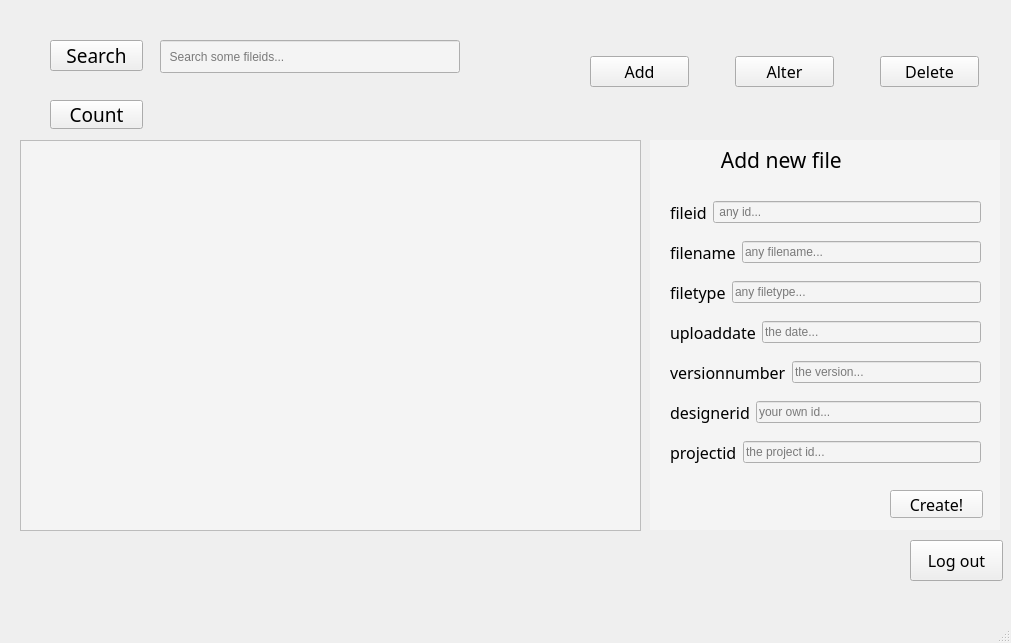
<?xml version="1.0" encoding="UTF-8"?>
<ui version="4.0">
 <class>designerpage</class>
 <widget class="QMainWindow" name="designerpage">
  <property name="geometry">
   <rect>
    <x>0</x>
    <y>0</y>
    <width>1011</width>
    <height>643</height>
   </rect>
  </property>
  <property name="windowTitle">
   <string>MainWindow</string>
  </property>
  <property name="styleSheet">
   <string notr="true">#designerpage{
border-image: url(:/picture1.png);
}</string>
  </property>
  <widget class="QWidget" name="centralwidget">
   <widget class="QPushButton" name="pushButton">
    <property name="geometry">
     <rect>
      <x>1420</x>
      <y>100</y>
      <width>93</width>
      <height>29</height>
     </rect>
    </property>
    <property name="text">
     <string>Delete</string>
    </property>
   </widget>
   <widget class="QPushButton" name="pushButton_alter">
    <property name="geometry">
     <rect>
      <x>1310</x>
      <y>100</y>
      <width>93</width>
      <height>28</height>
     </rect>
    </property>
    <property name="text">
     <string>Alter</string>
    </property>
   </widget>
   <widget class="QStackedWidget" name="controlPage">
    <property name="geometry">
     <rect>
      <x>1200</x>
      <y>180</y>
      <width>321</width>
      <height>391</height>
     </rect>
    </property>
    <property name="styleSheet">
     <string notr="true">background-color: rgb(255, 255, 255);</string>
    </property>
    <property name="currentIndex">
     <number>0</number>
    </property>
    <widget class="QWidget" name="page_3">
     <widget class="QLabel" name="label">
      <property name="geometry">
       <rect>
        <x>30</x>
        <y>90</y>
        <width>67</width>
        <height>20</height>
       </rect>
      </property>
      <property name="text">
       <string>projectid</string>
      </property>
     </widget>
     <widget class="QLineEdit" name="setid">
      <property name="geometry">
       <rect>
        <x>130</x>
        <y>90</y>
        <width>141</width>
        <height>25</height>
       </rect>
      </property>
      <property name="placeholderText">
       <string>add id</string>
      </property>
     </widget>
     <widget class="QLabel" name="label_2">
      <property name="geometry">
       <rect>
        <x>20</x>
        <y>140</y>
        <width>91</width>
        <height>20</height>
       </rect>
      </property>
      <property name="text">
       <string>projectname</string>
      </property>
     </widget>
     <widget class="QLabel" name="label_3">
      <property name="geometry">
       <rect>
        <x>30</x>
        <y>190</y>
        <width>71</width>
        <height>20</height>
       </rect>
      </property>
      <property name="text">
       <string>startdate</string>
      </property>
     </widget>
     <widget class="QLabel" name="label_4">
      <property name="geometry">
       <rect>
        <x>30</x>
        <y>240</y>
        <width>71</width>
        <height>20</height>
       </rect>
      </property>
      <property name="text">
       <string>enddate</string>
      </property>
     </widget>
     <widget class="QLabel" name="label_5">
      <property name="geometry">
       <rect>
        <x>40</x>
        <y>300</y>
        <width>67</width>
        <height>20</height>
       </rect>
      </property>
      <property name="text">
       <string>status</string>
      </property>
     </widget>
     <widget class="QLineEdit" name="setname">
      <property name="geometry">
       <rect>
        <x>130</x>
        <y>140</y>
        <width>141</width>
        <height>25</height>
       </rect>
      </property>
      <property name="placeholderText">
       <string>add name</string>
      </property>
     </widget>
     <widget class="QLineEdit" name="setstart">
      <property name="geometry">
       <rect>
        <x>130</x>
        <y>190</y>
        <width>141</width>
        <height>25</height>
       </rect>
      </property>
      <property name="placeholderText">
       <string>add startdate</string>
      </property>
     </widget>
     <widget class="QLineEdit" name="setend">
      <property name="geometry">
       <rect>
        <x>130</x>
        <y>240</y>
        <width>141</width>
        <height>25</height>
       </rect>
      </property>
      <property name="placeholderText">
       <string>add enddate</string>
      </property>
     </widget>
     <widget class="QLabel" name="label_6">
      <property name="geometry">
       <rect>
        <x>90</x>
        <y>40</y>
        <width>128</width>
        <height>20</height>
       </rect>
      </property>
      <property name="lineWidth">
       <number>4</number>
      </property>
      <property name="text">
       <string>  Add new project</string>
      </property>
      <property name="indent">
       <number>-1</number>
      </property>
     </widget>
     <widget class="QLineEdit" name="setstat">
      <property name="geometry">
       <rect>
        <x>130</x>
        <y>300</y>
        <width>131</width>
        <height>25</height>
       </rect>
      </property>
      <property name="placeholderText">
       <string>add status</string>
      </property>
     </widget>
     <widget class="QPushButton" name="pushButton_addcreate">
      <property name="geometry">
       <rect>
        <x>200</x>
        <y>350</y>
        <width>93</width>
        <height>28</height>
       </rect>
      </property>
      <property name="text">
       <string>Create!</string>
      </property>
     </widget>
    </widget>
    <widget class="QWidget" name="page_4">
     <widget class="QLabel" name="label_7">
      <property name="geometry">
       <rect>
        <x>30</x>
        <y>90</y>
        <width>67</width>
        <height>19</height>
       </rect>
      </property>
      <property name="text">
       <string>projectid</string>
      </property>
     </widget>
     <widget class="QLabel" name="label_8">
      <property name="geometry">
       <rect>
        <x>20</x>
        <y>140</y>
        <width>91</width>
        <height>19</height>
       </rect>
      </property>
      <property name="text">
       <string>projectname</string>
      </property>
     </widget>
     <widget class="QLabel" name="label_9">
      <property name="geometry">
       <rect>
        <x>30</x>
        <y>200</y>
        <width>67</width>
        <height>19</height>
       </rect>
      </property>
      <property name="text">
       <string>startdate</string>
      </property>
     </widget>
     <widget class="QLabel" name="label_10">
      <property name="geometry">
       <rect>
        <x>30</x>
        <y>250</y>
        <width>61</width>
        <height>19</height>
       </rect>
      </property>
      <property name="text">
       <string>enddate</string>
      </property>
     </widget>
     <widget class="QLabel" name="label_11">
      <property name="geometry">
       <rect>
        <x>40</x>
        <y>290</y>
        <width>67</width>
        <height>19</height>
       </rect>
      </property>
      <property name="text">
       <string>status</string>
      </property>
     </widget>
     <widget class="QLineEdit" name="chooseid">
      <property name="geometry">
       <rect>
        <x>130</x>
        <y>90</y>
        <width>151</width>
        <height>25</height>
       </rect>
      </property>
      <property name="placeholderText">
       <string>alter id</string>
      </property>
     </widget>
     <widget class="QLineEdit" name="newname">
      <property name="geometry">
       <rect>
        <x>130</x>
        <y>140</y>
        <width>151</width>
        <height>25</height>
       </rect>
      </property>
      <property name="placeholderText">
       <string>alter name</string>
      </property>
     </widget>
     <widget class="QLineEdit" name="newstart">
      <property name="geometry">
       <rect>
        <x>130</x>
        <y>190</y>
        <width>151</width>
        <height>25</height>
       </rect>
      </property>
      <property name="placeholderText">
       <string>alter startdate</string>
      </property>
     </widget>
     <widget class="QLineEdit" name="newend">
      <property name="geometry">
       <rect>
        <x>130</x>
        <y>240</y>
        <width>151</width>
        <height>25</height>
       </rect>
      </property>
      <property name="placeholderText">
       <string>alter enddate</string>
      </property>
     </widget>
     <widget class="QLineEdit" name="newstat">
      <property name="geometry">
       <rect>
        <x>130</x>
        <y>290</y>
        <width>151</width>
        <height>25</height>
       </rect>
      </property>
      <property name="placeholderText">
       <string>alter status</string>
      </property>
     </widget>
     <widget class="QLabel" name="label_23">
      <property name="geometry">
       <rect>
        <x>90</x>
        <y>20</y>
        <width>141</width>
        <height>51</height>
       </rect>
      </property>
      <property name="text">
       <string>&lt;html&gt;&lt;head/&gt;&lt;body&gt;&lt;p&gt;&lt;span style=&quot; font-size:14pt;&quot;&gt;Alter project&lt;/span&gt;&lt;/p&gt;&lt;/body&gt;&lt;/html&gt;</string>
      </property>
     </widget>
     <widget class="QPushButton" name="pushButton_altercreate">
      <property name="geometry">
       <rect>
        <x>220</x>
        <y>350</y>
        <width>93</width>
        <height>28</height>
       </rect>
      </property>
      <property name="text">
       <string>Alter!</string>
      </property>
     </widget>
    </widget>
    <widget class="QWidget" name="page_5">
     <widget class="QLabel" name="label_12">
      <property name="geometry">
       <rect>
        <x>110</x>
        <y>40</y>
        <width>141</width>
        <height>20</height>
       </rect>
      </property>
      <property name="text">
       <string>Delete project</string>
      </property>
     </widget>
     <widget class="QLabel" name="label_13">
      <property name="geometry">
       <rect>
        <x>40</x>
        <y>120</y>
        <width>67</width>
        <height>20</height>
       </rect>
      </property>
      <property name="text">
       <string>projectid</string>
      </property>
     </widget>
     <widget class="QLabel" name="label_14">
      <property name="geometry">
       <rect>
        <x>30</x>
        <y>190</y>
        <width>91</width>
        <height>20</height>
       </rect>
      </property>
      <property name="text">
       <string>projectname</string>
      </property>
     </widget>
     <widget class="QLabel" name="label_15">
      <property name="geometry">
       <rect>
        <x>50</x>
        <y>260</y>
        <width>67</width>
        <height>20</height>
       </rect>
      </property>
      <property name="text">
       <string>status</string>
      </property>
     </widget>
     <widget class="QLineEdit" name="deleteid">
      <property name="geometry">
       <rect>
        <x>140</x>
        <y>120</y>
        <width>131</width>
        <height>25</height>
       </rect>
      </property>
      <property name="placeholderText">
       <string>delete id</string>
      </property>
     </widget>
     <widget class="QLineEdit" name="deletename">
      <property name="geometry">
       <rect>
        <x>140</x>
        <y>190</y>
        <width>131</width>
        <height>25</height>
       </rect>
      </property>
      <property name="placeholderText">
       <string>delete name</string>
      </property>
     </widget>
     <widget class="QLineEdit" name="deletestatus">
      <property name="geometry">
       <rect>
        <x>140</x>
        <y>260</y>
        <width>131</width>
        <height>25</height>
       </rect>
      </property>
      <property name="placeholderText">
       <string>delete status</string>
      </property>
     </widget>
     <widget class="QPushButton" name="pushButton_deletecreate">
      <property name="geometry">
       <rect>
        <x>200</x>
        <y>350</y>
        <width>93</width>
        <height>29</height>
       </rect>
      </property>
      <property name="text">
       <string>Delete!</string>
      </property>
     </widget>
    </widget>
   </widget>
   <widget class="QPushButton" name="pushButton_add">
    <property name="geometry">
     <rect>
      <x>1200</x>
      <y>100</y>
      <width>93</width>
      <height>29</height>
     </rect>
    </property>
    <property name="text">
     <string>Add</string>
    </property>
   </widget>
   <widget class="QPushButton" name="pushButton_logout">
    <property name="geometry">
     <rect>
      <x>1450</x>
      <y>580</y>
      <width>93</width>
      <height>41</height>
     </rect>
    </property>
    <property name="text">
     <string>Log out</string>
    </property>
   </widget>
   <widget class="QPushButton" name="pushButton_search_file">
    <property name="geometry">
     <rect>
      <x>50</x>
      <y>40</y>
      <width>93</width>
      <height>31</height>
     </rect>
    </property>
    <property name="font">
     <font>
      <family>MV Boli</family>
      <pointsize>14</pointsize>
     </font>
    </property>
    <property name="text">
     <string>Search</string>
    </property>
   </widget>
   <widget class="QTableView" name="cardTable">
    <property name="geometry">
     <rect>
      <x>20</x>
      <y>140</y>
      <width>621</width>
      <height>391</height>
     </rect>
    </property>
    <property name="styleSheet">
     <string notr="true">background-color: rgb(244, 244, 244);</string>
    </property>
   </widget>
   <widget class="QStackedWidget" name="controlPage_2">
    <property name="geometry">
     <rect>
      <x>650</x>
      <y>140</y>
      <width>350</width>
      <height>390</height>
     </rect>
    </property>
    <property name="sizePolicy">
     <sizepolicy hsizetype="Fixed" vsizetype="Fixed">
      <horstretch>0</horstretch>
      <verstretch>0</verstretch>
     </sizepolicy>
    </property>
    <property name="minimumSize">
     <size>
      <width>350</width>
      <height>390</height>
     </size>
    </property>
    <property name="maximumSize">
     <size>
      <width>350</width>
      <height>390</height>
     </size>
    </property>
    <property name="font">
     <font>
      <family>MV Boli</family>
      <pointsize>16</pointsize>
     </font>
    </property>
    <property name="styleSheet">
     <string notr="true">
background-color: rgb(244, 244, 244);</string>
    </property>
    <property name="currentIndex">
     <number>0</number>
    </property>
    <widget class="QWidget" name="page">
     <widget class="QPushButton" name="pushButton_addcreate_file">
      <property name="geometry">
       <rect>
        <x>240</x>
        <y>350</y>
        <width>93</width>
        <height>28</height>
       </rect>
      </property>
      <property name="font">
       <font>
        <family>MV Boli</family>
        <pointsize>12</pointsize>
       </font>
      </property>
      <property name="text">
       <string>Create!</string>
      </property>
     </widget>
     <widget class="QLabel" name="label_21">
      <property name="geometry">
       <rect>
        <x>60</x>
        <y>10</y>
        <width>221</width>
        <height>20</height>
       </rect>
      </property>
      <property name="font">
       <font>
        <family>MV Boli</family>
        <pointsize>16</pointsize>
       </font>
      </property>
      <property name="lineWidth">
       <number>4</number>
      </property>
      <property name="text">
       <string>  Add new file</string>
      </property>
      <property name="indent">
       <number>-1</number>
      </property>
     </widget>
     <widget class="QWidget" name="layoutWidget">
      <property name="geometry">
       <rect>
        <x>20</x>
        <y>50</y>
        <width>311</width>
        <height>289</height>
       </rect>
      </property>
      <layout class="QVBoxLayout" name="verticalLayout_3">
       <item>
        <layout class="QHBoxLayout" name="horizontalLayout_6">
         <item>
          <widget class="QLabel" name="label_16">
           <property name="font">
            <font>
             <family>MV Boli</family>
             <pointsize>12</pointsize>
            </font>
           </property>
           <property name="text">
            <string>fileid</string>
           </property>
          </widget>
         </item>
         <item>
          <widget class="QLineEdit" name="setfileid">
           <property name="placeholderText">
            <string> any id...</string>
           </property>
          </widget>
         </item>
        </layout>
       </item>
       <item>
        <layout class="QHBoxLayout" name="horizontalLayout_12">
         <item>
          <widget class="QLabel" name="label_17">
           <property name="font">
            <font>
             <family>MV Boli</family>
             <pointsize>12</pointsize>
            </font>
           </property>
           <property name="text">
            <string>filename</string>
           </property>
          </widget>
         </item>
         <item>
          <widget class="QLineEdit" name="setfilename">
           <property name="placeholderText">
            <string>any filename...</string>
           </property>
          </widget>
         </item>
        </layout>
       </item>
       <item>
        <layout class="QHBoxLayout" name="horizontalLayout_11">
         <item>
          <widget class="QLabel" name="label_18">
           <property name="font">
            <font>
             <family>MV Boli</family>
             <pointsize>12</pointsize>
            </font>
           </property>
           <property name="text">
            <string>filetype</string>
           </property>
          </widget>
         </item>
         <item>
          <widget class="QLineEdit" name="setfiletype">
           <property name="placeholderText">
            <string>any filetype...</string>
           </property>
          </widget>
         </item>
        </layout>
       </item>
       <item>
        <layout class="QHBoxLayout" name="horizontalLayout_10">
         <item>
          <widget class="QLabel" name="label_19">
           <property name="font">
            <font>
             <family>MV Boli</family>
             <pointsize>12</pointsize>
            </font>
           </property>
           <property name="text">
            <string>uploaddate</string>
           </property>
          </widget>
         </item>
         <item>
          <widget class="QLineEdit" name="setdate">
           <property name="placeholderText">
            <string>the date...</string>
           </property>
          </widget>
         </item>
        </layout>
       </item>
       <item>
        <layout class="QHBoxLayout" name="horizontalLayout_9">
         <item>
          <widget class="QLabel" name="label_20">
           <property name="font">
            <font>
             <family>MV Boli</family>
             <pointsize>12</pointsize>
            </font>
           </property>
           <property name="text">
            <string>versionnumber</string>
           </property>
          </widget>
         </item>
         <item>
          <widget class="QLineEdit" name="setversion">
           <property name="placeholderText">
            <string>the version...</string>
           </property>
          </widget>
         </item>
        </layout>
       </item>
       <item>
        <layout class="QHBoxLayout" name="horizontalLayout_8">
         <item>
          <widget class="QLabel" name="label_33">
           <property name="font">
            <font>
             <family>MV Boli</family>
             <pointsize>12</pointsize>
            </font>
           </property>
           <property name="text">
            <string>designerid</string>
           </property>
          </widget>
         </item>
         <item>
          <widget class="QLineEdit" name="thedesignerid">
           <property name="text">
            <string/>
           </property>
           <property name="placeholderText">
            <string>your own id...</string>
           </property>
          </widget>
         </item>
        </layout>
       </item>
       <item>
        <layout class="QHBoxLayout" name="horizontalLayout_7">
         <item>
          <widget class="QLabel" name="label_34">
           <property name="font">
            <font>
             <family>MV Boli</family>
             <pointsize>12</pointsize>
            </font>
           </property>
           <property name="text">
            <string>projectid</string>
           </property>
          </widget>
         </item>
         <item>
          <widget class="QLineEdit" name="theprojectid">
           <property name="placeholderText">
            <string>the project id...</string>
           </property>
          </widget>
         </item>
        </layout>
       </item>
      </layout>
     </widget>
    </widget>
    <widget class="QWidget" name="page_2">
     <widget class="QLabel" name="label_28">
      <property name="geometry">
       <rect>
        <x>100</x>
        <y>0</y>
        <width>141</width>
        <height>51</height>
       </rect>
      </property>
      <property name="font">
       <font>
        <family>MV Boli</family>
        <pointsize>18</pointsize>
       </font>
      </property>
      <property name="text">
       <string>&lt;html&gt;&lt;head/&gt;&lt;body&gt;&lt;p&gt;Alter file&lt;/p&gt;&lt;/body&gt;&lt;/html&gt;</string>
      </property>
     </widget>
     <widget class="QPushButton" name="pushButton_altercreate_file">
      <property name="geometry">
       <rect>
        <x>240</x>
        <y>350</y>
        <width>93</width>
        <height>28</height>
       </rect>
      </property>
      <property name="font">
       <font>
        <family>MV Boli</family>
        <pointsize>12</pointsize>
       </font>
      </property>
      <property name="styleSheet">
       <string notr="true">background-color: rgb(244, 244, 244);</string>
      </property>
      <property name="text">
       <string>Alter!</string>
      </property>
     </widget>
     <widget class="QWidget" name="layoutWidget">
      <property name="geometry">
       <rect>
        <x>10</x>
        <y>50</y>
        <width>311</width>
        <height>289</height>
       </rect>
      </property>
      <layout class="QVBoxLayout" name="verticalLayout_4">
       <item>
        <layout class="QHBoxLayout" name="horizontalLayout_24">
         <item>
          <widget class="QLabel" name="label_22">
           <property name="font">
            <font>
             <family>MV Boli</family>
             <pointsize>12</pointsize>
            </font>
           </property>
           <property name="text">
            <string>fileid</string>
           </property>
          </widget>
         </item>
         <item>
          <widget class="QLineEdit" name="choosefileid">
           <property name="placeholderText">
            <string>alter fileid...</string>
           </property>
          </widget>
         </item>
        </layout>
       </item>
       <item>
        <layout class="QHBoxLayout" name="horizontalLayout_25">
         <item>
          <widget class="QLabel" name="label_24">
           <property name="font">
            <font>
             <family>MV Boli</family>
             <pointsize>12</pointsize>
            </font>
           </property>
           <property name="text">
            <string>filename</string>
           </property>
          </widget>
         </item>
         <item>
          <widget class="QLineEdit" name="newfilename">
           <property name="placeholderText">
            <string>alter filename...</string>
           </property>
          </widget>
         </item>
        </layout>
       </item>
       <item>
        <layout class="QHBoxLayout" name="horizontalLayout_26">
         <item>
          <widget class="QLabel" name="label_25">
           <property name="font">
            <font>
             <family>MV Boli</family>
             <pointsize>12</pointsize>
            </font>
           </property>
           <property name="text">
            <string>filetype</string>
           </property>
          </widget>
         </item>
         <item>
          <widget class="QLineEdit" name="newtype">
           <property name="placeholderText">
            <string>alter filetype...</string>
           </property>
          </widget>
         </item>
        </layout>
       </item>
       <item>
        <layout class="QHBoxLayout" name="horizontalLayout_27">
         <item>
          <widget class="QLabel" name="label_26">
           <property name="font">
            <font>
             <family>MV Boli</family>
             <pointsize>12</pointsize>
            </font>
           </property>
           <property name="text">
            <string>uploaddate</string>
           </property>
          </widget>
         </item>
         <item>
          <widget class="QLineEdit" name="newdate">
           <property name="placeholderText">
            <string>alter date...</string>
           </property>
          </widget>
         </item>
        </layout>
       </item>
       <item>
        <layout class="QHBoxLayout" name="horizontalLayout_28">
         <item>
          <widget class="QLabel" name="label_27">
           <property name="font">
            <font>
             <family>MV Boli</family>
             <pointsize>12</pointsize>
            </font>
           </property>
           <property name="text">
            <string>versionnumber</string>
           </property>
          </widget>
         </item>
         <item>
          <widget class="QLineEdit" name="newversion">
           <property name="placeholderText">
            <string>alter version...</string>
           </property>
          </widget>
         </item>
        </layout>
       </item>
       <item>
        <layout class="QHBoxLayout" name="horizontalLayout_29">
         <item>
          <widget class="QLabel" name="label_35">
           <property name="font">
            <font>
             <family>MV Boli</family>
             <pointsize>12</pointsize>
            </font>
           </property>
           <property name="text">
            <string>designid</string>
           </property>
          </widget>
         </item>
         <item>
          <widget class="QLineEdit" name="thedesignerid_2">
           <property name="placeholderText">
            <string>your id...</string>
           </property>
          </widget>
         </item>
        </layout>
       </item>
       <item>
        <layout class="QHBoxLayout" name="horizontalLayout_30">
         <item>
          <widget class="QLabel" name="label_36">
           <property name="font">
            <font>
             <family>MV Boli</family>
             <pointsize>12</pointsize>
            </font>
           </property>
           <property name="text">
            <string>projectid</string>
           </property>
          </widget>
         </item>
         <item>
          <widget class="QLineEdit" name="theprojectid_2">
           <property name="placeholderText">
            <string>the project id...</string>
           </property>
          </widget>
         </item>
        </layout>
       </item>
      </layout>
     </widget>
    </widget>
    <widget class="QWidget" name="page_6">
     <widget class="QLabel" name="label_29">
      <property name="geometry">
       <rect>
        <x>110</x>
        <y>30</y>
        <width>141</width>
        <height>20</height>
       </rect>
      </property>
      <property name="font">
       <font>
        <family>MV Boli</family>
        <pointsize>16</pointsize>
       </font>
      </property>
      <property name="text">
       <string>Delete file</string>
      </property>
     </widget>
     <widget class="QPushButton" name="pushButton_deletecreate_file">
      <property name="geometry">
       <rect>
        <x>220</x>
        <y>350</y>
        <width>93</width>
        <height>29</height>
       </rect>
      </property>
      <property name="font">
       <font>
        <family>MV Boli</family>
        <pointsize>12</pointsize>
       </font>
      </property>
      <property name="text">
       <string>Delete!</string>
      </property>
     </widget>
     <widget class="QWidget" name="layoutWidget">
      <property name="geometry">
       <rect>
        <x>50</x>
        <y>80</y>
        <width>269</width>
        <height>238</height>
       </rect>
      </property>
      <layout class="QVBoxLayout" name="verticalLayout">
       <item>
        <layout class="QHBoxLayout" name="horizontalLayout">
         <item>
          <widget class="QLabel" name="label_30">
           <property name="font">
            <font>
             <family>MV Boli</family>
             <pointsize>12</pointsize>
            </font>
           </property>
           <property name="text">
            <string>fileid</string>
           </property>
          </widget>
         </item>
         <item>
          <widget class="QLineEdit" name="deleteid_file">
           <property name="placeholderText">
            <string>sure fileid?</string>
           </property>
          </widget>
         </item>
        </layout>
       </item>
       <item>
        <spacer name="verticalSpacer">
         <property name="sizeHint" stdset="0">
          <size>
           <width>20</width>
           <height>18</height>
          </size>
         </property>
        </spacer>
       </item>
       <item>
        <layout class="QHBoxLayout" name="horizontalLayout_2">
         <item>
          <widget class="QLabel" name="label_31">
           <property name="font">
            <font>
             <family>MV Boli</family>
             <pointsize>12</pointsize>
            </font>
           </property>
           <property name="text">
            <string>filename</string>
           </property>
          </widget>
         </item>
         <item>
          <widget class="QLineEdit" name="deletename_file">
           <property name="placeholderText">
            <string>sure filename?</string>
           </property>
          </widget>
         </item>
        </layout>
       </item>
       <item>
        <spacer name="verticalSpacer_2">
         <property name="sizeHint" stdset="0">
          <size>
           <width>20</width>
           <height>18</height>
          </size>
         </property>
        </spacer>
       </item>
       <item>
        <layout class="QHBoxLayout" name="horizontalLayout_3">
         <item>
          <widget class="QLabel" name="label_32">
           <property name="font">
            <font>
             <family>MV Boli</family>
             <pointsize>12</pointsize>
            </font>
           </property>
           <property name="text">
            <string>designerid</string>
           </property>
          </widget>
         </item>
         <item>
          <widget class="QLineEdit" name="thedesignerid_3">
           <property name="placeholderText">
            <string>your own id</string>
           </property>
          </widget>
         </item>
        </layout>
       </item>
       <item>
        <spacer name="verticalSpacer_3">
         <property name="sizeHint" stdset="0">
          <size>
           <width>20</width>
           <height>18</height>
          </size>
         </property>
        </spacer>
       </item>
       <item>
        <layout class="QHBoxLayout" name="horizontalLayout_4">
         <item>
          <widget class="QLabel" name="label_37">
           <property name="font">
            <font>
             <family>MV Boli</family>
             <pointsize>12</pointsize>
            </font>
           </property>
           <property name="text">
            <string>projectid</string>
           </property>
          </widget>
         </item>
         <item>
          <widget class="QLineEdit" name="theprojectid_3">
           <property name="placeholderText">
            <string>the project id</string>
           </property>
          </widget>
         </item>
        </layout>
       </item>
      </layout>
     </widget>
    </widget>
   </widget>
   <widget class="QLineEdit" name="searchid_file">
    <property name="geometry">
     <rect>
      <x>160</x>
      <y>40</y>
      <width>300</width>
      <height>33</height>
     </rect>
    </property>
    <property name="sizePolicy">
     <sizepolicy hsizetype="Fixed" vsizetype="Fixed">
      <horstretch>0</horstretch>
      <verstretch>0</verstretch>
     </sizepolicy>
    </property>
    <property name="minimumSize">
     <size>
      <width>300</width>
      <height>33</height>
     </size>
    </property>
    <property name="maximumSize">
     <size>
      <width>300</width>
      <height>30</height>
     </size>
    </property>
    <property name="styleSheet">
     <string notr="true">background-color: rgb(244, 244, 244);</string>
    </property>
    <property name="placeholderText">
     <string>  Search some fileids...</string>
    </property>
    <property name="cursorMoveStyle">
     <enum>Qt::LogicalMoveStyle</enum>
    </property>
   </widget>
   <widget class="QPushButton" name="pushButton_logout_file">
    <property name="geometry">
     <rect>
      <x>910</x>
      <y>540</y>
      <width>93</width>
      <height>41</height>
     </rect>
    </property>
    <property name="font">
     <font>
      <family>MV Boli</family>
      <pointsize>12</pointsize>
     </font>
    </property>
    <property name="text">
     <string>Log out</string>
    </property>
   </widget>
   <widget class="QPushButton" name="pushButton_count_file">
    <property name="geometry">
     <rect>
      <x>50</x>
      <y>100</y>
      <width>93</width>
      <height>29</height>
     </rect>
    </property>
    <property name="font">
     <font>
      <family>MV Boli</family>
      <pointsize>14</pointsize>
     </font>
    </property>
    <property name="text">
     <string>Count</string>
    </property>
   </widget>
   <widget class="QLabel" name="rowcount_file">
    <property name="geometry">
     <rect>
      <x>170</x>
      <y>100</y>
      <width>67</width>
      <height>20</height>
     </rect>
    </property>
    <property name="font">
     <font>
      <pointsize>16</pointsize>
     </font>
    </property>
    <property name="styleSheet">
     <string notr="true"/>
    </property>
    <property name="text">
     <string/>
    </property>
   </widget>
   <widget class="QWidget" name="layoutWidget">
    <property name="geometry">
     <rect>
      <x>590</x>
      <y>50</y>
      <width>389</width>
      <height>44</height>
     </rect>
    </property>
    <layout class="QHBoxLayout" name="horizontalLayout_5">
     <item>
      <widget class="QPushButton" name="pushButton_add_file">
       <property name="font">
        <font>
         <family>MV Boli</family>
         <pointsize>12</pointsize>
        </font>
       </property>
       <property name="text">
        <string>Add</string>
       </property>
      </widget>
     </item>
     <item>
      <spacer name="horizontalSpacer">
       <property name="sizeHint" stdset="0">
        <size>
         <width>40</width>
         <height>20</height>
        </size>
       </property>
      </spacer>
     </item>
     <item>
      <widget class="QPushButton" name="pushButton_alter_file">
       <property name="font">
        <font>
         <family>MV Boli</family>
         <pointsize>12</pointsize>
        </font>
       </property>
       <property name="text">
        <string>Alter</string>
       </property>
      </widget>
     </item>
     <item>
      <spacer name="horizontalSpacer_2">
       <property name="sizeHint" stdset="0">
        <size>
         <width>40</width>
         <height>20</height>
        </size>
       </property>
      </spacer>
     </item>
     <item>
      <widget class="QPushButton" name="pushButton_deletefile">
       <property name="font">
        <font>
         <family>MV Boli</family>
         <pointsize>12</pointsize>
        </font>
       </property>
       <property name="text">
        <string>Delete</string>
       </property>
      </widget>
     </item>
    </layout>
   </widget>
  </widget>
  <widget class="QMenuBar" name="menubar">
   <property name="geometry">
    <rect>
     <x>0</x>
     <y>0</y>
     <width>1011</width>
     <height>26</height>
    </rect>
   </property>
  </widget>
  <widget class="QStatusBar" name="statusbar"/>
 </widget>
 <resources/>
 <connections/>
</ui>
